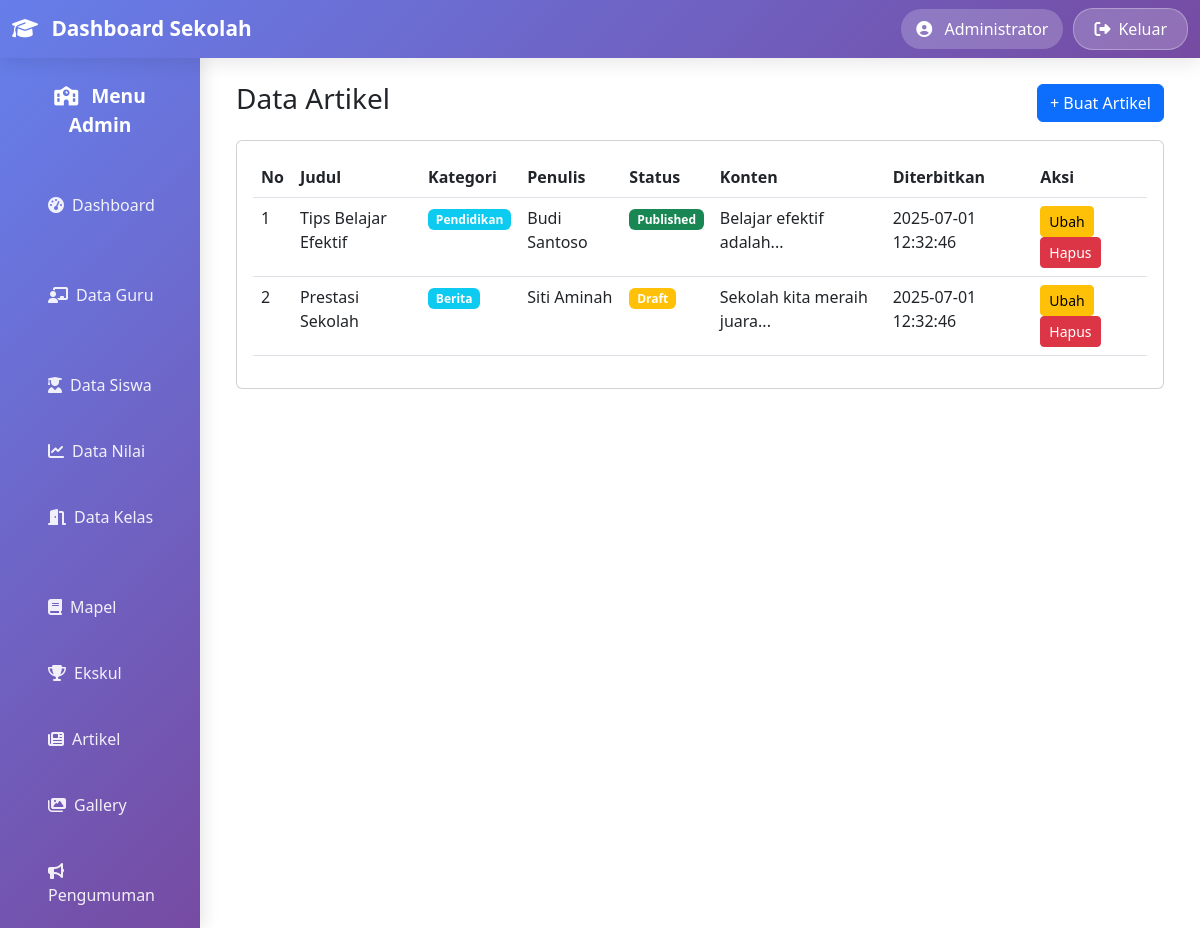
/artikel/index.php (signed in), run on the app's committed database.
### tables this page shows
CREATE TABLE `artikel` (
  `id` int(11) NOT NULL,
  `judul` varchar(200) NOT NULL,
  `kategori` varchar(100) NOT NULL,
  `penulis` varchar(100) NOT NULL,
  `status` varchar(20) NOT NULL,
  `konten` text NOT NULL,
  `diterbitkan_pada` timestamp NOT NULL DEFAULT current_timestamp()
);

### artikel/index.php (the view, shortened to what this page needs)
<?php
require_once '../config/database.php';
include '../template/header.php';
include '../template/sidebar.php';
$result = mysqli_query($conn, "SELECT * FROM artikel ORDER BY diterbitkan_pada DESC");
?>
<div class="container-fluid">
    <div class="row">
        <div class="col-12">
            <div class="d-flex justify-content-between align-items-center mb-3">
                <h3>Data Artikel</h3>
                <a href="create.php" class="btn btn-primary">+ Buat Artikel</a>
            </div>
            <div class="card">
                <div class="card-body">
                    <table class="table table-hover">
                        <thead>
                            <tr>
                                <th>No</th>
                                <th>Judul</th>
                                <th>Kategori</th>
                                <th>Penulis</th>
                                <th>Status</th>
                                <th>Konten</th>
                                <th>Diterbitkan</th>
                                <th>Aksi</th>
                            </tr>
                        </thead>
                        <tbody>
                        <?php $no=1; while($row = mysqli_fetch_assoc($result)): ?>
                            <tr>
                                <td><?= $no++; ?></td>
                                <td><?= htmlspecialchars($row['judul']); ?></td>
                                <td><span class="badge bg-info"><?= htmlspecialchars($row['kategori']); ?></span></td>
                                <td><?= htmlspecialchars($row['penulis']); ?></td>
                                <td>
                                    <?php if($row['status'] == 'published'): ?>
                                        <span class="badge bg-success">Published</span>
                                    <?php else: ?>
                                        <span class="badge bg-warning">Draft</span>
                                    <?php endif; ?>
                                </td>
                                <td><?= nl2br(htmlspecialchars(substr($row['konten'],0,60))) . (strlen($row['konten'])>60?'...':''); ?></td>
                                <td><?= htmlspecialchars($row['diterbitkan_pada']); ?></td>
                                <td>
                                    <a href="edit.php?id=<?= $row['id']; ?>" class="btn btn-warning btn-sm">Ubah</a>
                                    <a href="delete.php?id=<?= $row['id']; ?>" class="btn btn-danger btn-sm" onclick="return confirm('Yakin hapus data ini?')">Hapus</a>
                                </td>
                            </tr>
                        <?php endwhile; ?>
                        </tbody>
                    </table>
                </div>
            </div>
        </div>
    </div>
</div>
<?php include '../template/footer.php'; ?>

### data on the page
artikel: judul "Tips Belajar Efektif", kategori "Pendidikan", penulis "Budi Santoso", status "Published", konten "Belajar efektif adalah...", diterbitkan_pada "2025-07-01 12:32:46"
artikel: judul "Prestasi Sekolah", kategori "Berita", penulis "Siti Aminah", status "Draft", konten "Sekolah kita meraih juara...", diterbitkan_pada "2025-07-01 12:32:46"

### other printed values
$_SESSION['admin_nama'] "Administrator"
